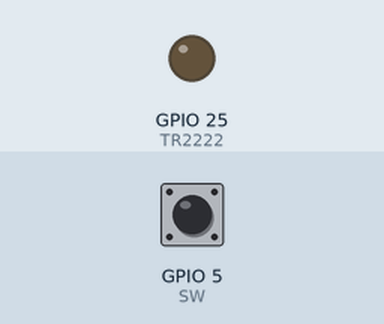
Bench run of a sketch on a simulated ESP32. Shown: output pins drawn as LEDs (lit = HIGH). The inputs (shaded band) are chosen by the test bench; at power-on: GPIO 5 (SW) HIGH.

Above: at 1.2 s.
1.3 s: GPIO 5 (SW) pulsed LOW 5 times (0.12 s each, 0.3 s apart)
At 3.2 s:
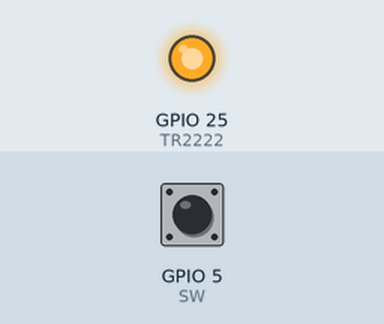
Timing chart, 0 to 4.7 s (numbered marks = the images above; inputs shaded):
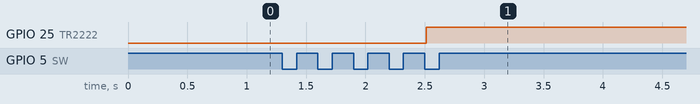

Measured:
- after the input at 1.3 s, GPIO 25 (TR2222): LOW → HIGH after 1.2 s

The sketch:

5Press_LED_Sep_18.ino
```cpp
#define TR2222 25
#define SW 5

void setup() {
  // put your setup code here, to run once:
  pinMode(TR2222,OUTPUT);
  pinMode(SW,INPUT);
}

void loop() {
  // put your main code here, to run repeatedly:
static int cnt = 0;
static bool swState = LOW;
if(swState != digitalRead(SW)){
  delay(10);
  cnt++;
  swState = !swState;
}
if(cnt== 10)
  digitalWrite(TR2222,HIGH);
}
```
